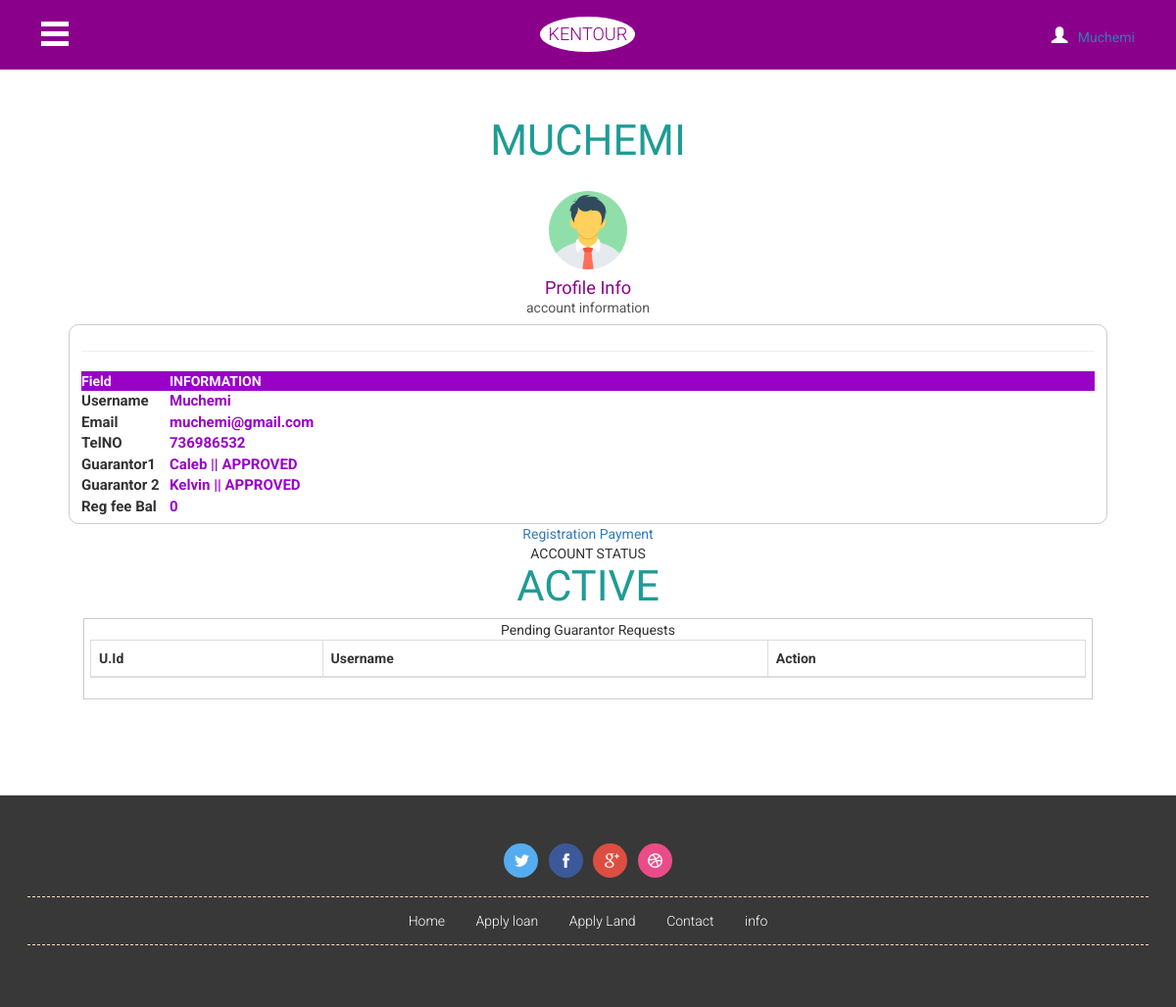
/CLIENT/index.php (signed in), run on the app's committed database.
### tables this page shows
CREATE TABLE `members` (
  `id` int(11) NOT NULL,
  `username` varchar(255) NOT NULL,
  `email` varchar(255) NOT NULL,
  `tel` int(14) NOT NULL,
  `password` varchar(255) NOT NULL,
  `guarantor1` varchar(255) NOT NULL,
  `g1status` varchar(255) NOT NULL,
  `guarantor2` varchar(255) NOT NULL,
  `g2status` varchar(255) NOT NULL,
  `accountStatus` varchar(255) NOT NULL
);

CREATE TABLE `accountpayment` (
  `id` int(11) NOT NULL,
  `userid` int(11) NOT NULL,
  `username` varchar(255) NOT NULL,
  `required` double NOT NULL,
  `paid` double NOT NULL,
  `balance` double NOT NULL
);

### CLIENT/index.php (the view, shortened to what this page needs)
<!DOCTYPE html>
<html>
<head><meta http-equiv="Content-Type" content="text/html; charset=utf-8">
<link href="css/bootstrap.css" type="text/css" rel="stylesheet" media="all">
<link href="css/style.css" type="text/css" rel="stylesheet" media="all">
<link rel="stylesheet" href="css/ken-burns.css" type="text/css" media="all" />
</head>
<body class="bg">
	<div class="agile-main">
		<div class="content-wrap">
			<div class="header">
				<div class="menu-icon">
					<button class="menu-button" id="open-button">O</button>
				</div>
				<div class="logo">
					<h2><a href="index.php">KENTOUR</a></h2>
				</div>
				<div class="login">
					<a href="" class="sign-in popup-top-anim"><span class="glyphicon glyphicon-user"></span>
						<?php  if (isset($_SESSION['username'])) : ?>
						<?php echo $_SESSION['username']; ?>
						<?php endif ?>
					</a>
				</div>
			</div>
			<div class="content">
				<div class="welcome">
					<h3 class="w3ls-title"><?php echo strtoupper($_SESSION['username']);?></h3>
					<div class="welcome-info">
						<div class="bs-example bs-example-tabs" role="tabpanel" data-example-id="togglable-tabs">
							<ul id="myTab" class=" nav-tabs" role="tablist">
								<li role="presentation" class="active"><a href="#home" id="home-tab" role="tab" data-toggle="tab" aria-controls="home" aria-expanded="true">
									<span><img src="images/avatar-01.jpg" style="width:80px; height:80px;"/></span>
									<h5>Profile Info</h5>
									account information <?php 	?>
								</a></li>
							</ul>
								<?php require('connect-db.php')?>
								<?php
									$user = $_SESSION['username'];
									$sql0 = "SELECT * FROM accountpayment WHERE username='$user'";
									$result0 = mysqli_query($conn, $sql0);
									while($row = mysqli_fetch_array($result0, MYSQLI_NUM))
									{
										$bal = $row[5];
									}
									$sql = "SELECT * FROM members WHERE username='$user'";
									$result = mysqli_query($conn, $sql);
									while($row = mysqli_fetch_array($result, MYSQLI_NUM))
									{
										$status = $row[9];
										echo '<div style="padding: 6px 12px; border: 1px solid #ccc; border-radius: 10px; text-align: left; width:100%; ">';
										echo '
										<table class="container">
											<thead>
												<tr style="color:#FEFEFE; background:#9901C7; ">
													<th scope="col">Field</th>
													<th scope="col">INFORMATION<th>
												</tr>
												<hr>
											</thead>';
											echo '<tr style="">';
												echo'<td style="width: 90px;font-size: 15px;">';
													echo '<b>
														<label>Username</label><br>
														<label>Email </label><br>
														<label>TelNO </label><br>
														<label>Guarantor1 </label><br>
														<label>Guarantor 2 </label><br>
														<label>Reg fee Bal</label><br>
													</b></td>';
													echo '
													<td style="color:#9901C7; font-size: 15px;  ">
														<label>'.$row[1].'</label><br>
														<label>'.$row[2].'</label><br>
														<label>'.$row[3].'</label><br>
														<label>'.$row[5].'<b> || '.$row[6].' </b></label><br>
														<label>'.$row[7].'<b> || '.$row[8].' </b></label><br>
														<label>'.$bal.'</label><br>
													</td>';
											echo '</tr>';
										echo '</table>';
										echo '</div>';
										if($row[6]=='APPROVED' && $row[8]=='APPROVED'){
										    echo '<a href="regpayment.php">Registration Payment</a><br>';
										}else{
										     echo '<a href="#">Await approval to pay</a><br>';
										}
										echo 'ACCOUNT STATUS<br>';
										echo '<h3 class="w3ls-title">'. $status.'</h3>';
									}
								?>
							<div class="container">
							<div style="padding: 1px 6px; border: 1px solid #ccc;height:auto; verflow: auto;">
								Pending Guarantor Requests
								<table class="table table-bordered">
									<thead>
										<tr>
										<th scope="col">U.Id</th>
										<th scope="col">Username</th>
										<th scope="col">Action</th>
										</tr>
									</thead>
								</table>
							</div>
							</div>
						</div>
					</div>
				</div>
				<div class="w3agile properties">
				</div>
				<div class="w3agile footer">
					<div class="social-icons">
						<ul>
							<li><a href="#"> </a></li>
							<li><a href="#" class="fb"> </a></li>
							<li><a href="#" class="gp"> </a></li>
							<li><a href="#" class="drb"> </a></li>
						</ul>
					</div>
					<div class="footer-nav">
						<ul>
							<li><a href="index.php"> Home </a></li>
							<li><a href="aloan.php"> Apply loan</a> </li>
							<li><a href="aland.php"> Apply Land </a></li>
							<li><a href="contact.php"> Contact </a></li>
							<li><a href="info.php"> info </a></li>
						</ul>
					</div>
				</div>
			</div>
		</div>
	</div>
</body>
</html>

### CLIENT/css/style.css (style rules this page uses)
body { margin:0; font-family: 'Roboto', sans-serif; background:url(../images/bg.jpg)repeat 0px 0px; background-size:cover; }
body a { transition: 0.5s all; -webkit-transition: 0.5s all; -moz-transition: 0.5s all; -o-transition: 0.5s all; -ms-transition: 0.5s all; text-decoration:none; }
h1,h2,h3,h4,h5,h6 { margin:0; font-family: 'Abel', sans-serif; }
ul,label { margin:0; padding:0; }
.bg { background: #fff; }
.header { background: #8b008b; padding: 1.2em 3em; }
.menu-icon,.logo,.login { float: left; width: 33.33%; }
.logo { text-align: center; }
.logo h2 { font-size: 1.3em; font-family: 'Roboto', sans-serif; }
.logo h2 a { color: #8b008b; background: #fff; font-weight: 300; border-radius: 50%; padding: 8px; display: inline-block; text-decoration:none; }
.login { text-align: right; }
.login a.sign-in { outline: none; display: inline-block; }
.login a.sign-in span { font-size: 1.2em; color: white; margin: 0.6em 0.4em; }
.container, .content-wrap { overflow: hidden; width: 100%; height: 100%; }
.content { position: relative; }
.content::before { position: absolute; top: 0; left: 0; z-index: 10; width: 100%; height: 100%; background: rgba(0,0,0,0.3); content: ''; opacity: 0; -webkit-transform: translate3d(100%,0,0); -moz-transform: translate3d(100%,0,0); -o-transform: translate3d(100%,0,0); -ms-transform: translate3d(100%,0,0); transform: translate3d(100%,0,0); -webkit-transition: opacity 0.4s, -webkit-transform 0s 0.4s; -moz-transition: opacity 0.4s, -moz-transform 0s 0.4s; transition: opacity 0.4s, transform 0s 0.4s; -webkit-transition-timing-function: cubic-bezier(0.7,0,0.3,1); -moz-transition-timing-function: cubic-bezier(0.7,0,0.3,1); transition-timing-function: cubic-bezier(0.7,0,0.3,1); }
.menu-button { position: relative; z-index: 1000; padding: 0; width: 2.5em; height: 2.2em; border: none; text-indent: 2.8em; font-size: 0.8em; color: transparent; background: transparent; outline: none; margin: .5em 0; }
.menu-button::before { position: absolute; top: 0; right: 0; bottom: 0; left: 0; background: -webkit-linear-gradient(#ffffff 20%, transparent 20%, transparent 40%, #ffffff 40%, #ffffff 60%, transparent 60%, transparent 80%, #ffffff 80%); background: linear-gradient(#ffffff 20%, transparent 20%, transparent 40%, #ffffff 40%, #ffffff 60%, transparent 60%, transparent 80%, #ffffff 80%); content: ''; }
.welcome { padding: 3.5em 5em 0; }
.welcome-info { text-align: center; }
.welcome .bs-example.bs-example-tabs .nav-tabs { border: none; margin: 2em 0 .5em; }
.welcome .bs-example-tabs ul.nav-tabs li { display: inline-block; float: none; }
.welcome .bs-example-tabs ul.nav-tabs li a { display: block; outline: none; border: none; margin: 0; }
.nav-tabs li a h5 { font-size: 1.3em; color: #1e9c95; margin-top: 0.5em; }
.nav-tabs > li.active >a h5 { color: #8b008b; }
.w3agile,.services,.about { padding: 3.5em 2em; background:#fff; }
h3.w3ls-title { font-size: 3.1em; color: #1e9c95; margin-bottom: .2em; text-align: center; }
.w3agile.footer { background: #383838; text-align: center; }
.social-icons ul { display:inline-block; padding: 0; }
.social-icons ul li { position: inherit; display: inline-block; width: inherit; }
.social-icons ul li:nth-child(2) { margin: 0 .5em; }
.social-icons ul li:nth-child(3) { margin-right: .5em; }
.social-icons ul li a { background: url(../images/social-icons.png)#55acee no-repeat 4px 3px; display: block; height: 35px; width: 35px; -webkit-transition: .5s all; transition: .5s all; -moz-transition: .5s all; -webkit-border-radius: 50%; -moz-border-radius: 50%; border-radius: 50%; }
.social-icons ul li a.fb { background-position: 3px -32px; background-color:#3b5998; }
.social-icons ul li a.gp { background-position: 5px -67px; background-color:#dc4e41; }
.social-icons ul li a.drb { background-position: 3px -102px; background-color:#ea4c89; }
.footer-nav { padding: 1em 0; margin: 1em 0; border-top: 1px dashed #ffe4c4; border-bottom: 1px dashed #ffe4c4; }
.footer-nav ul li { display: inline-block; font-size: 1em; margin-left: 2em; }
.footer-nav ul li:nth-child(1) { margin: 0; }
.footer-nav ul li a { color: #fff; font-weight: 300; }

### data on the page
members: username "Muchemi", email "muchemi@gmail.com", tel "736986532", guarantor1 "Caleb", g1status "APPROVED", guarantor2 "Kelvin", g2status "APPROVED", shows "Registration Payment", accountStatus "ACTIVE"
accountpayment: balance "0"

### other printed values
$_SESSION['username'] "Muchemi"
$_SESSION['username'] "MUCHEMI"
